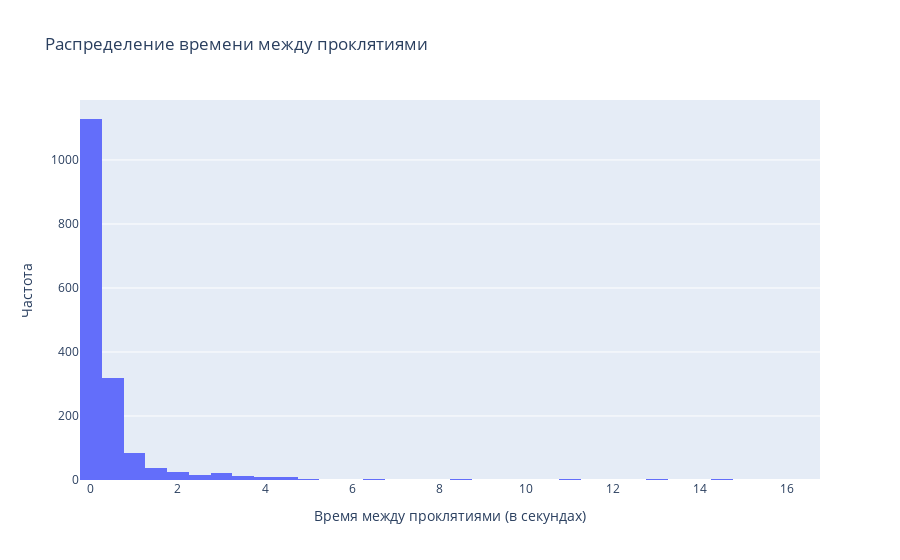

Notebook source saved alongside this figure:
### Markdown cell above
Распределение времени между проклятиями

### Code cell
import plotly.express as px
fig = px.histogram(word_df, x='time_diff', nbins=40, title='Распределение времени между проклятиями')

fig.update_layout(
    xaxis_title='Время между проклятиями (в секундах)',
    yaxis_title='Частота'
)

fig.show()

### Figure 1 — Plotly figure (JSON) as saved in the notebook; plotly's stock layout.template omitted (floating-point values rounded to 4 significant figures; data arrays with more than 128 entries replaced by an {"elided": "..."} marker saying what was removed)
{"data": [{"alignmentgroup": "True", "bingroup": "x", "hovertemplate": "time_diff=%{x}<br>count=%{y}<extra></extra>", "legendgroup": "", "marker": {"color": "#636efa", "pattern": {"shape": ""}}, "name": "", "nbinsx": 40, "offsetgroup": "", "orientation": "v", "showlegend": false, "type": "histogram", "x": {"elided": "1690 float values"}, "xaxis": "x", "yaxis": "y"}], "layout": {"barmode": "relative", "legend": {"tracegroupgap": 0}, "title": {"text": "Распределение времени между проклятиями"}, "xaxis": {"anchor": "y", "domain": [0, 1], "title": {"text": "Время между проклятиями (в секундах)"}}, "yaxis": {"anchor": "x", "domain": [0, 1], "title": {"text": "Частота"}}}}
